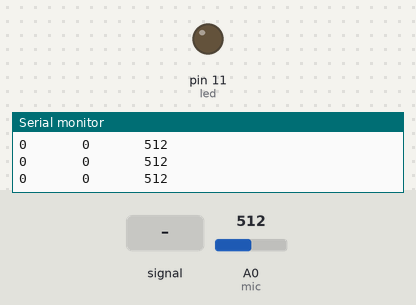
The sketch below on a simulated Arduino Uno, built with avr-gcc and run on an emulated ATmega328P. Parts: output pins drawn as LEDs (lit = HIGH), the last lines printed to the serial monitor. Inputs (shaded band) come from the test bench; at power-on: A0 (mic) = 512.

Above: at 1.8 s.
1.9 s: A0 (mic) fed a 200 Hz sine of ±81 counts around its level
4.9 s: A0 (mic) set to 306
At 5.7 s:
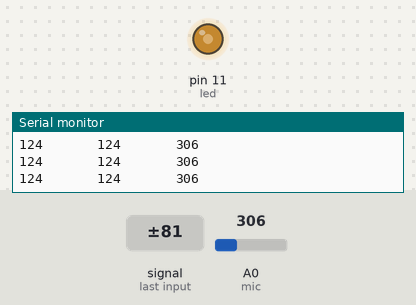
6.5 s: A0 (mic) fed a 200 Hz sine of ±81 counts around its level
9.5 s: A0 (mic) fed a 1000 Hz sine of ±255 counts around its level
At 10.8 s:
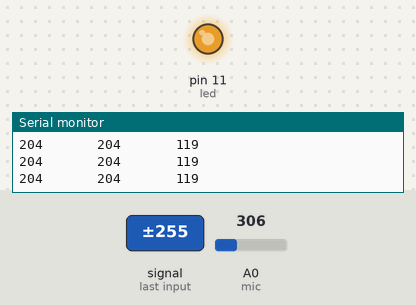
11.1 s: A0 (mic) set to 1023
At 11.9 s:
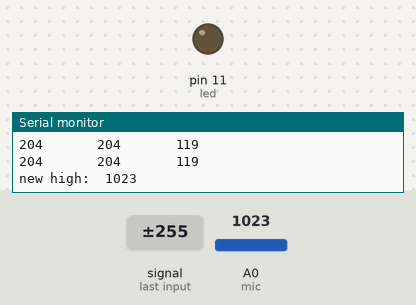
14.1 s: A0 (mic) set to 1011
At 15.4 s:
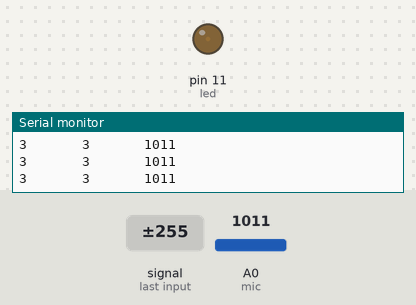
Timing chart, 0 to 16.7 s (numbered marks = the images above; inputs shaded):
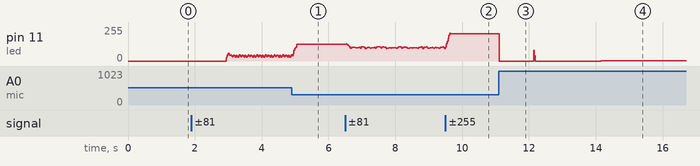

The sketch:

shut_up_Roger.ino
```cpp
//Roger Kim: "Shut Up"
//turn off an LED by making the loudest noise since the beginning of the program
//The LED grows less sensitive after each new loudest noise


int mic = A0; //microphone plugged in via 1/4" jack, one lead to ground and one lead to analog pin
int led = 11;
int brightness[5];
int brightnessAve;
int amplitude = 0;
int maxAmp = 5;
int i;

void setup() {
  Serial.begin(9600);
  pinMode(led, OUTPUT);
  i = 0;
}

void loop() {
  // amplitude - volume detected from the microphone
  amplitude = analogRead(mic);

  //auto calibrate, every new peak in amplitude is the new maximum amplitude possible
  if (maxAmp < amplitude) {
    maxAmp = amplitude;
    analogWrite(led, 0);
    Serial.print("new high:  ");
    Serial.println(maxAmp);
    delay(1000);
  }

//trying to smooth the data a bit by ignoring the amplitude when it is 0. the amplitude came in really unevenly though, and this didn't help much
  if (amplitude !=0) {
    if (i==5) i = 0;
    brightness[i] = map(amplitude, 0, maxAmp, 255, 0);

      Serial.print(brightness[i]);
      Serial.print("       ");

    i++;
  }

  //even more data smoothing...
  brightnessAve = 0;
  for (int j = 0; j < 5; j++) {
    brightnessAve = brightnessAve + brightness[j];
  }
  brightnessAve = brightnessAve / 5;
  Serial.print(brightnessAve);
    Serial.print("       ");
  analogWrite(led, brightnessAve);
  Serial.println(amplitude);
}
```

Measured:
- after the input at 11.1 s, pin 11 (led): 204/255 → 0/255 at once
- after the input at 14.1 s, pin 11 (led): 0/255 → 3/255 after 0.05 s
